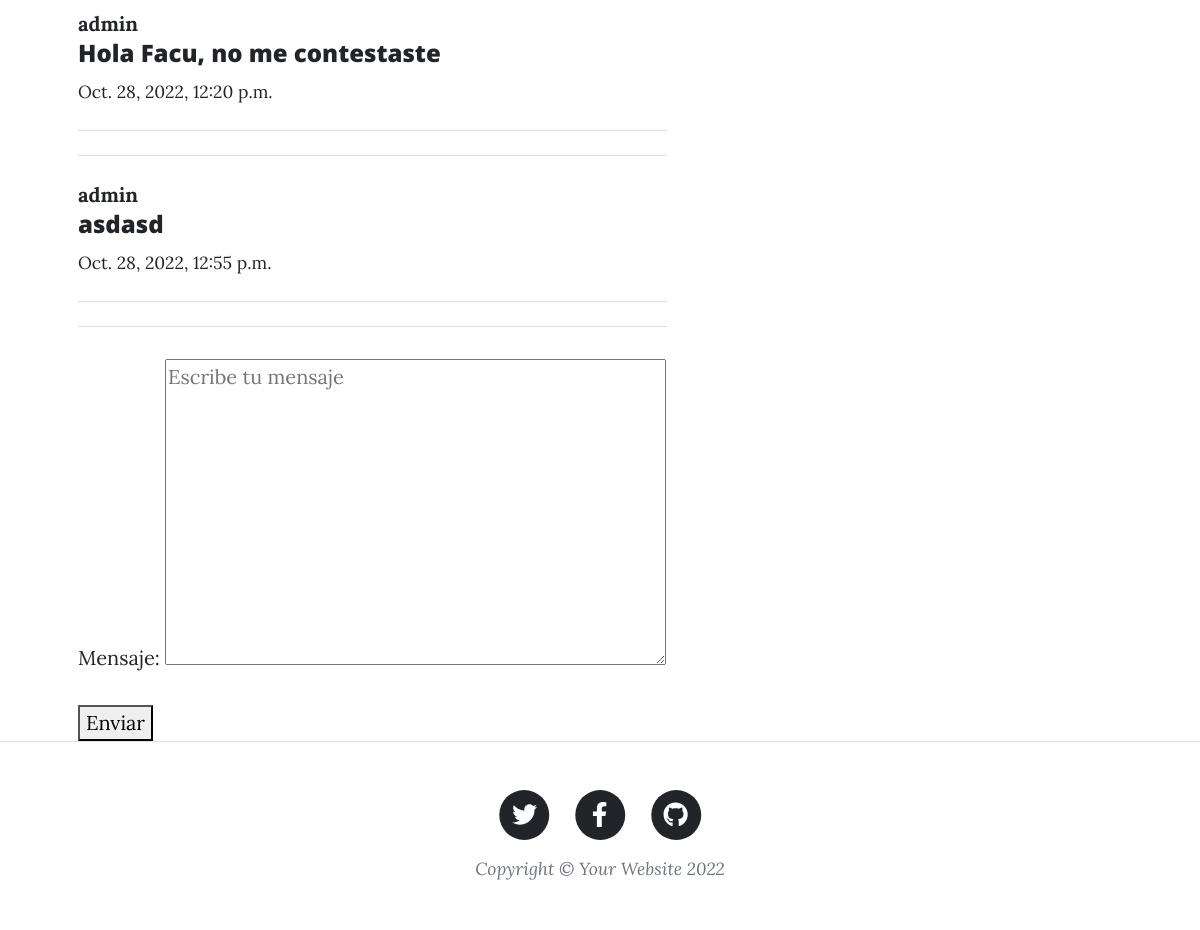
The app's page /ms/admin (signed in, lower part), older data.
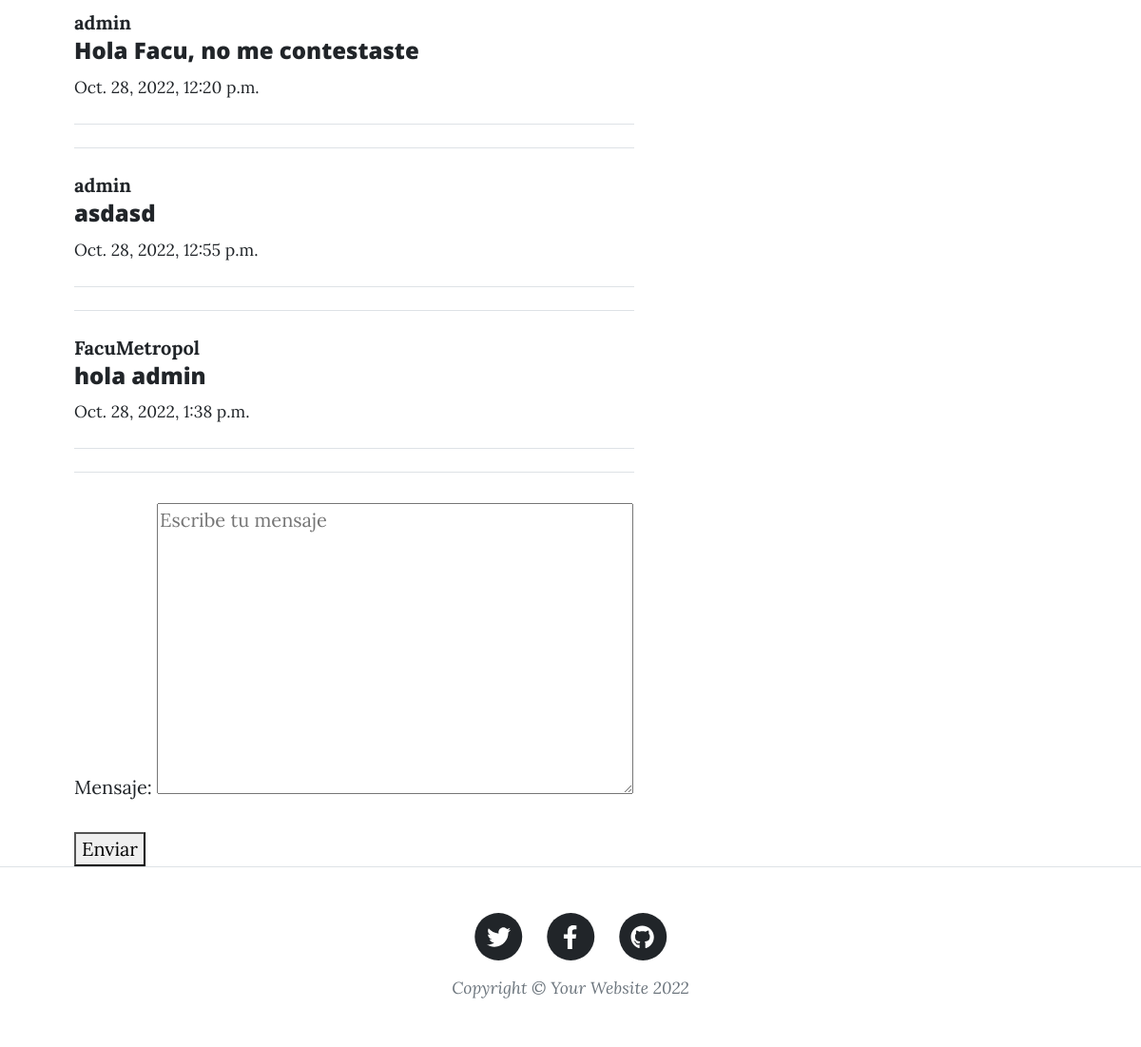
The same page, newer data.
### DM/models.py (models this page shows)
class ModelBase(models.Model):
    id = models.UUIDField(default=uuid.uuid4, primary_key=True, db_index=True, editable=False)
    tiempo = models.DateTimeField(auto_now_add=True)
    actualizar = models.DateTimeField(auto_now=True)
    class Meta:
        abstract = True

class CanalMensaje(ModelBase):
    canal = models.ForeignKey('Canal', on_delete=models.CASCADE)
    usuario = models.ForeignKey(User, on_delete=models.CASCADE)
    texto = models.TextField()

### DM/views.py (the view)
# urls.py: path('ms/<str:username>', DetailMs.as_view(), name='DetailMs'),
class DetailMs(LoginRequiredMixin, CanalFormMixin, DetailView):
    template_name='AppPrueba/canal_detail.html'
    def get_object(self, *args, **kwargs):
        username = self.kwargs.get('username')
        mi_username= self.request.user.username
        canal, _ = Canal.objects.obtener_o_crear_canal_ms(mi_username, username)
        if username == mi_username:
            mi_canal, _ = Canal.objects.obtener_o_crear_canal_usuario_actual(self.request.user)
            return mi_canal
        if canal == None:
            raise Http404
        return canal

### DM/forms.py
class FormMensajes(forms.Form):
    mensaje = forms.CharField(widget=forms.Textarea(attrs = {
        'class': 'formulario_ms',
        'placeholder':'Escribe tu mensaje'
    }))

### DM/models.py (called while the page is built, shortened)
    def solo_dos(self):
        return self.annotate(num_usuarios = Count('usuarios')).filter(num_usuarios=2)

    def filtrar_por_username(self, username):
        return self.filter(canalusuario__usuario__username=username)

    def get_queryset(self, *args, **kwargs):
        return CanalQuerySet(self.model, using=self._db)

    def filtrar_ms_por_privado(self, username_a, username_b):
        return self.get_queryset().solo_dos().filtrar_por_username(username_a).filtrar_por_username(username_b)

    def obtener_o_crear_canal_ms(self, username_a, username_b):
        qs = self.filtrar_ms_por_privado(username_a, username_b)
        if qs.exists():
            return qs.order_by('tiempo').first(), False

### AppPrueba/templates/AppPrueba/canal_detail.html (shortened to what this page needs)
{% extends 'AppPrueba/index-chat.html' %}
{% load static %}

### AppPrueba/templates/AppPrueba/index-chat.html (shortened to what this page needs)
<!DOCTYPE html>
<html lang="en">
    <head>
        {% load static %}
        <link href='{% static "AppPrueba/css/styles.css" %}' rel="stylesheet" />
    </head>
    <body>
        <div class="container px-4 px-lg-5">
            <div class="row gx-4 gx-lg-5 justify-content-flex-start">
                <div class="col-md-10 col-lg-8 col-xl-7">
                    {% for mensaje in object.canalmensaje_set.all %}
                        <div class="div_ms {% if request.user == mensaje.usuario %}mis_mensajes
                        {% else %} tus_mensajes {% endif %}">
                            <strong>{{mensaje.usuario}}</strong>
                            <h4>{{mensaje.texto}}</h4>
                            <small>{{mensaje.tiempo}}</small>
                        </div>
                        <hr class="my-4" />
                        <hr class="my-4" />
                    {% endfor %}
                    <div class="div_form_ms">
                        <form id='form_submit' action='{{ request.path }}' method="POST">
                            {{form.as_p}}
                            <button type="submit">
                                Enviar
                            </button>
                        </form>
                    </div>
                    </div>
                </div>
            </div>
        <footer class="border-top">
            <div class="container px-4 px-lg-5">
                <div class="row gx-4 gx-lg-5 justify-content-center">
                    <div class="col-md-10 col-lg-8 col-xl-7">
                        <ul class="list-inline text-center">
                            <li class="list-inline-item">
                                <a href="#!">
                                    <span class="fa-stack fa-lg">
                                        <i class="fas fa-circle fa-stack-2x"></i>
                                        <i class="fab fa-twitter fa-stack-1x fa-inverse"></i>
                                    </span>
                                </a>
                            </li>
                            <li class="list-inline-item">
                                <a href="#!">
                                    <span class="fa-stack fa-lg">
                                        <i class="fas fa-circle fa-stack-2x"></i>
                                        <i class="fab fa-facebook-f fa-stack-1x fa-inverse"></i>
                                    </span>
                                </a>
                            </li>
                            <li class="list-inline-item">
                                <a href="#!">
                                    <span class="fa-stack fa-lg">
                                        <i class="fas fa-circle fa-stack-2x"></i>
                                        <i class="fab fa-github fa-stack-1x fa-inverse"></i>
                                    </span>
                                </a>
                            </li>
                        </ul>
                        <div class="small text-center text-muted fst-italic">Copyright &copy; Your Website 2022</div>
                    </div>
                </div>
            </div>
        </footer>
    </body>
</html>

Row changes from the older to the newer data that the page shows:
added CanalMensaje: usuario "FacuMetropol", texto "hola admin", tiempo "Oct. 28, 2022, 1:38 p.m."
